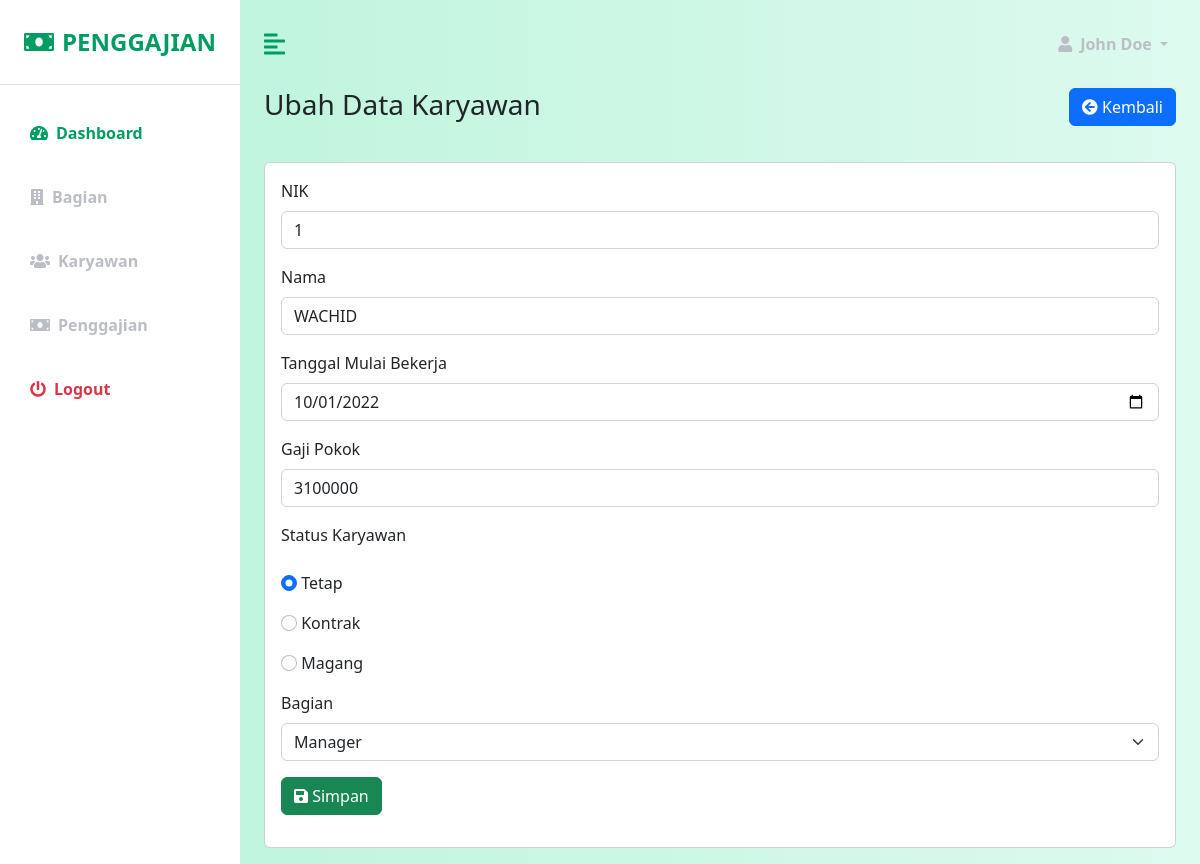
The app's page /?page=karyawanubah&nik=1 with its own data.
### tables this page shows
CREATE TABLE `karyawan` (
  `nik` int(20) NOT NULL,
  `nama` varchar(50) DEFAULT NULL,
  `tanggal_mulai` date DEFAULT NULL,
  `gaji_pokok` int(11) DEFAULT NULL,
  `status_karyawan` enum('TETAP','KONTRAK','MAGANG') DEFAULT NULL,
  `bagian_id` int(11) DEFAULT NULL
);

### pages/karyawan/karyawanubah.php (the view, shortened to what this page needs)
<div id="top" class="row mb-3">
    <div class="col">
        <h3>Ubah Data Karyawan</h3>
    </div>
    <div class="col">
        <a href="?page=karyawan" class="btn btn-primary float-end">
            <i class="fa fa-arrow-circle-left"></i>
            Kembali
        </a>
    </div>
</div>
        <?php
        include "database/connection.php";
        ?>
        <?php
        $nik = $_GET['nik'];
        $selectSQL = "SELECT * FROM karyawan WHERE nik = $nik";
        $result = mysqli_query($connection, $selectSQL);
        $row = mysqli_fetch_assoc($result);
        $tetap_checked = $row["status_karyawan"] == "TETAP" ? " checked" : "";
        $kontrak_checked = $row["status_karyawan"] == "KONTRAK" ? " checked" : "";
        $magang_checked = $row["status_karyawan"] == "MAGANG" ? " checked" : "";
        ?>
<div id="inputan" class="row mb-3">
    <div class="col">
        <div class="card px-3 py-3">
            <form action="" method="post">
                <div class="mb-3">
                    <label for="nik" class="form-label">NIK</label>
                    <input type="text" class="form-control" nik="nik" name="nik" value="<?php echo $nik ?>" readonly>
                </div>
                <div class="mb-3">
                    <label for="nama" class="form-label">Nama</label>
                    <input type="text" class="form-control" id="nama" name="nama" placeholder="misal : Fulan" value="<?php echo $row['nama'] ?>" required>
                </div>
                <div class="mb-3 mt-3">
                    <label for="tanggal_mulai" class="form-label">Tanggal Mulai Bekerja</label>
                    <input type="date" class="form-control" id="tanggal_mulai" name="tanggal_mulai" value="<?php echo $row['tanggal_mulai'] ?>" required>
                </div>
                <div class="mb-3 mt-3">
                    <label for="gaji_pokok" class="form-label">Gaji Pokok</label>
                    <input type="number" class="form-control" id="gaji_pokok" name="gaji_pokok" value="<?php echo $row['gaji_pokok'] ?>" required>
                </div>
                <label class="form-label">Status Karyawan</label>
                <div class="mb-3 mt-3">
                    <input class="form-check-input" type="radio" name="status_karyawan" id="TETAP" value="TETAP" <?php echo $tetap_checked ?> required>
                    <label class="form-check-label" for="TETAP">
                        Tetap
                    </label>
                </div>
                <div class="mb-3 mt-3">
                    <input class="form-check-input" type="radio" name="status_karyawan" id="KONTRAK" value="KONTRAK" <?php echo $kontrak_checked ?>>
                    <label class="form-check-label" for="KONTRAK">
                        Kontrak
                    </label>
                </div>
                <div class="mb-3 mt-3">
                    <input class="form-check-input" type="radio" name="status_karyawan" id="MAGANG" value="MAGANG" <?php echo $magang_checked ?>>
                    <label class="form-check-label" for="MAGANG">
                        Magang
                    </label>
                </div>
                <div class="mb-3 mt-3">
                    <label for="bagian_id" class="form-label">Bagian</label>
                    <?php
                    $selectSQLBagian = "SELECT * FROM bagian";
                    $result_bagian = mysqli_query($connection, $selectSQLBagian);
                    ?>
                    <select class="form-select" aria-label="Default select example" name="bagian_id">
                        <?php while ($row_bagian = mysqli_fetch_assoc($result_bagian)) {
                            $bagian_selected = $row["bagian_id"] == $row_bagian["id"] ? " selected" : "";
                        ?>
                            <option value="<?php echo $row_bagian["id"] ?>" <?php echo $bagian_selected ?>>
                                <?php echo $row_bagian["nama"] ?>
                            </option>
                            <<?php
                            }
                                ?> </select>
                </div>
                <div class="col mb-3">
                    <button class="btn btn-success" type="submit" name="simpan_button">
                        <i class="fa fa-save"></i>
                        Simpan
                    </button>
                </div>
            </form>
        </div>
    </div>
</div>

### css/custom.css (style rules this page uses)
:root { --main-bg-color: #009d63; --main-text-color: #009d63; --second-text-color: #bbbec5; --second-bg-color: #c1efde; }

### records on screen
karyawan: nama "WACHID", tanggal_mulai "10/01/2022", gaji_pokok "3100000"

### other values on screen
form field bagian_id "Manager"
